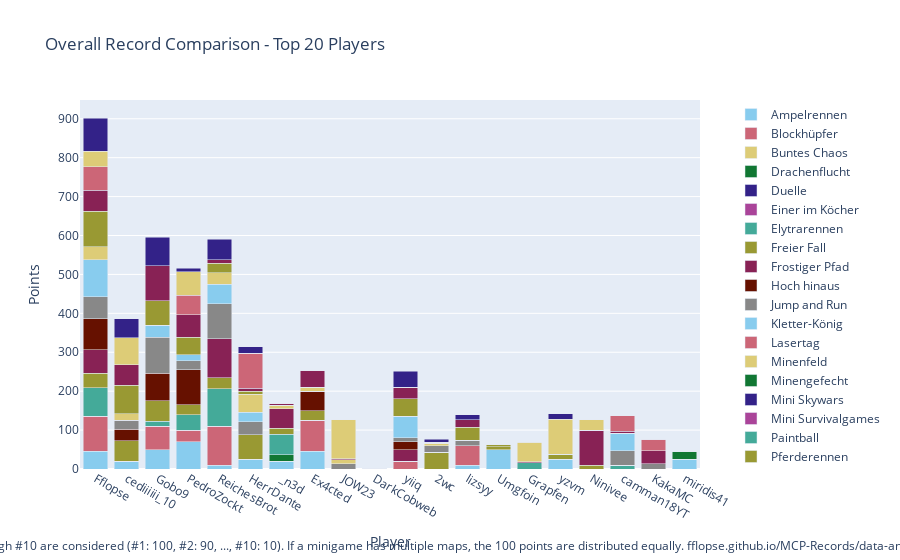

Notebook code for this chart:
### Code cell
import plotly.graph_objects as go

# Sum all columns to get the total score
outDf['Total'] = outDf.sum(axis=1)

# Sort by total score and fill N/A values with 0
outDf = outDf.sort_values(by='Total', ascending=False).fillna(0)

# Crop to top 10 players
cropDf = outDf.head(20).copy()

# Drop the 'Total' column for plotting
cropDf = cropDf.drop(columns=['Total'])

# Create a color palette
color_palette = px.colors.qualitative.Safe

# Create the stacked bar plot
fig = go.Figure()

for column in cropDf.columns.difference(['Player']):
    fig.add_trace(go.Bar(
        x=cropDf.index,
        y=cropDf[column],
        name=column,
        marker_color=color_palette[len(fig.data) % len(color_palette)]
    ))

# Update layout
fig.update_layout(
    barmode='stack',
    title='Overall Record Comparison - Top 20 Players',
    xaxis=dict(title='Player'),
    yaxis=dict(title='Points'),
    #height=800,
    #width=1000,
    legend=dict(
        x=1.05,
        y=0.5,
        traceorder='normal',
        font=dict(size=12),
        bgcolor='rgba(255, 255, 255, 0)',
        bordercolor='rgba(0, 0, 0, 0)'
    ),
    margin=dict(r=200),  # Adjust right margin to make room for the legend
    annotations=[
        dict(
            x=0.5,
            y=-0.235,
            xref='paper',
            yref='paper',
            text='Max 100 points per minigame. Records #1 through #10 are considered (#1: 100, #2: 90, ..., #10: 10). If a minigame has multiple maps, the 100 points are distributed equally. fflopse.github.io/MCP-Records/data-analysis/global-ranking.ipynb',
            showarrow=False,
            font=dict(size=12),
            xanchor='center'
        )
    ]
)

fig.show()

# save the plot as an html file

fig.write_html('out/overall_record_comparison.html')

### Figure 1 — Plotly figure (JSON) as saved in the notebook; plotly's stock layout.template omitted (floating-point values rounded to 4 significant figures)
{"data": [{"marker": {"color": "rgb(136, 204, 238)"}, "name": "Ampelrennen", "type": "bar", "x": ["Fflopse", "cediiiiii_10", "Gobo9", "PedroZockt", "ReichesBrot", "HerrDante", "_n3d", "Ex4cted", "JOW23", "DarkCobweb", "yiiq", "2wc", "lizsyy", "Umgfoin", "Grapfen", "yzvm", "Ninivee", "camman18YT", "KakaMC", "miridis41"], "y": [45, 20, 50, 70, 10, 25, 20, 45, 0, 0, 0, 0, 10, 50, 0, 0, 0, 0, 0, 25]}, {"marker": {"color": "rgb(204, 102, 119)"}, "name": "Blockhüpfer", "type": "bar", "x": ["Fflopse", "cediiiiii_10", "Gobo9", "PedroZockt", "ReichesBrot", "HerrDante", "_n3d", "Ex4cted", "JOW23", "DarkCobweb", "yiiq", "2wc", "lizsyy", "Umgfoin", "Grapfen", "yzvm", "Ninivee", "camman18YT", "KakaMC", "miridis41"], "y": [90, 0, 60, 30, 100, 0, 0, 80, 0, 0, 20, 0, 50, 0, 0, 0, 0, 0, 0, 0]}, {"marker": {"color": "rgb(221, 204, 119)"}, "name": "Buntes Chaos", "type": "bar", "x": ["Fflopse", "cediiiiii_10", "Gobo9", "PedroZockt", "ReichesBrot", "HerrDante", "_n3d", "Ex4cted", "JOW23", "DarkCobweb", "yiiq", "2wc", "lizsyy", "Umgfoin", "Grapfen", "yzvm", "Ninivee", "camman18YT", "KakaMC", "miridis41"], "y": [[100, 100], [50, 50], [50, 50], [100, 100], [100, 100], [50, 50], [100, 100], [50, 50], [0, 0], [0, 0], [0, 0], [0, 0], [100, 100], [100, 100], [0, 0], [0, 0], [100, 100], [0, 0], [100, 100], [0, 0]]}, {"marker": {"color": "rgb(17, 119, 51)"}, "name": "Drachenflucht", "type": "bar", "x": ["Fflopse", "cediiiiii_10", "Gobo9", "PedroZockt", "ReichesBrot", "HerrDante", "_n3d", "Ex4cted", "JOW23", "DarkCobweb", "yiiq", "2wc", "lizsyy", "Umgfoin", "Grapfen", "yzvm", "Ninivee", "camman18YT", "KakaMC", "miridis41"], "y": [0, 0, 0, 0, 0, 0, 16, 0, 0, 0, 0, 0, 0, 0, 0, 0, 0, 0, 0, 20]}, {"marker": {"color": "rgb(51, 34, 136)"}, "name": "Duelle", "type": "bar", "x": ["Fflopse", "cediiiiii_10", "Gobo9", "PedroZockt", "ReichesBrot", "HerrDante", "_n3d", "Ex4cted", "JOW23", "DarkCobweb", "yiiq", "2wc", "lizsyy", "Umgfoin", "Grapfen", "yzvm", "Ninivee", "camman18YT", "KakaMC", "miridis41"], "y": [[20, 20], [70, 70], [0, 0], [0, 0], [0, 0], [0, 0], [20, 20], [0, 0], [20, 20], [70, 70], [20, 20], [70, 70], [0, 0], [0, 0], [0, 0], [70, 70], [0, 0], [0, 0], [0, 0], [80, 80]]}, {"marker": {"color": "rgb(170, 68, 153)"}, "name": "Einer im Köcher", "type": "bar", "x": ["Fflopse", "cediiiiii_10", "Gobo9", "PedroZockt", "ReichesBrot", "HerrDante", "_n3d", "Ex4cted", "JOW23", "DarkCobweb", "yiiq", "2wc", "lizsyy", "Umgfoin", "Grapfen", "yzvm", "Ninivee", "camman18YT", "KakaMC", "miridis41"], "y": [[86.67, 86.67], [46.67, 46.67], [33.33, 33.33], [0, 0], [20, 20], [90, 90], [16.67, 16.67], [0, 0], [16.67, 16.67], [0, 0], [0, 0], [0, 0], [0, 0], [0, 0], [0, 0], [0, 0], [0, 0], [0, 0], [0, 0], [0, 0]]}, {"marker": {"color": "rgb(68, 170, 153)"}, "name": "Elytrarennen", "type": "bar", "x": ["Fflopse", "cediiiiii_10", "Gobo9", "PedroZockt", "ReichesBrot", "HerrDante", "_n3d", "Ex4cted", "JOW23", "DarkCobweb", "yiiq", "2wc", "lizsyy", "Umgfoin", "Grapfen", "yzvm", "Ninivee", "camman18YT", "KakaMC", "miridis41"], "y": [73.33, 0, 13.33, 40, 96.67, 0, 53.33, 0, 0, 0, 0, 0, 0, 0, 16.67, 0, 0, 10, 0, 0]}, {"marker": {"color": "rgb(153, 153, 51)"}, "name": "Freier Fall", "type": "bar", "x": ["Fflopse", "cediiiiii_10", "Gobo9", "PedroZockt", "ReichesBrot", "HerrDante", "_n3d", "Ex4cted", "JOW23", "DarkCobweb", "yiiq", "2wc", "lizsyy", "Umgfoin", "Grapfen", "yzvm", "Ninivee", "camman18YT", "KakaMC", "miridis41"], "y": [37.5, 52.5, 52.5, 25, 27.5, 62.5, 15, 25, 0, 0, 0, 42.5, 0, 7.5, 0, 0, 10, 0, 0, 0]}, {"marker": {"color": "rgb(136, 34, 85)"}, "name": "Frostiger Pfad", "type": "bar", "x": ["Fflopse", "cediiiiii_10", "Gobo9", "PedroZockt", "ReichesBrot", "HerrDante", "_n3d", "Ex4cted", "JOW23", "DarkCobweb", "yiiq", "2wc", "lizsyy", "Umgfoin", "Grapfen", "yzvm", "Ninivee", "camman18YT", "KakaMC", "miridis41"], "y": [60, 0, 0, 0, 100, 0, 50, 0, 0, 0, 30, 0, 0, 0, 0, 0, 90, 0, 0, 0]}, {"marker": {"color": "rgb(102, 17, 0)"}, "name": "Hoch hinaus", "type": "bar", "x": ["Fflopse", "cediiiiii_10", "Gobo9", "PedroZockt", "ReichesBrot", "HerrDante", "_n3d", "Ex4cted", "JOW23", "DarkCobweb", "yiiq", "2wc", "lizsyy", "Umgfoin", "Grapfen", "yzvm", "Ninivee", "camman18YT", "KakaMC", "miridis41"], "y": [80, 30, 70, 90, 0, 0, 0, 50, 0, 0, 20, 0, 0, 0, 0, 0, 0, 0, 0, 0]}, {"marker": {"color": "rgb(136, 136, 136)"}, "name": "Jump and Run", "type": "bar", "x": ["Fflopse", "cediiiiii_10", "Gobo9", "PedroZockt", "ReichesBrot", "HerrDante", "_n3d", "Ex4cted", "JOW23", "DarkCobweb", "yiiq", "2wc", "lizsyy", "Umgfoin", "Grapfen", "yzvm", "Ninivee", "camman18YT", "KakaMC", "miridis41"], "y": [56.67, 23.33, 93.33, 23.33, 90, 33.33, 0, 0, 13.33, 0, 10, 16.67, 13.33, 0, 0, 0, 0, 36.67, 13.33, 0]}, {"marker": {"color": "rgb(136, 204, 238)"}, "name": "Kletter-König", "type": "bar", "x": ["Fflopse", "cediiiiii_10", "Gobo9", "PedroZockt", "ReichesBrot", "HerrDante", "_n3d", "Ex4cted", "JOW23", "DarkCobweb", "yiiq", "2wc", "lizsyy", "Umgfoin", "Grapfen", "yzvm", "Ninivee", "camman18YT", "KakaMC", "miridis41"], "y": [95, 0, 30, 15, 50, 25, 0, 0, 0, 0, 55, 0, 0, 0, 0, 25, 0, 45, 0, 0]}, {"marker": {"color": "rgb(204, 102, 119)"}, "name": "Lasertag", "type": "bar", "x": ["Fflopse", "cediiiiii_10", "Gobo9", "PedroZockt", "ReichesBrot", "HerrDante", "_n3d", "Ex4cted", "JOW23", "DarkCobweb", "yiiq", "2wc", "lizsyy", "Umgfoin", "Grapfen", "yzvm", "Ninivee", "camman18YT", "KakaMC", "miridis41"], "y": [[86.67, 86.67], [0, 0], [30, 30], [36.67, 36.67], [0, 0], [86.67, 86.67], [0, 0], [30, 30], [53.33, 53.33], [0, 0], [0, 0], [23.33, 23.33], [0, 0], [0, 0], [13.33, 13.33], [0, 0], [0, 0], [0, 0], [0, 0], [0, 0]]}, {"marker": {"color": "rgb(221, 204, 119)"}, "name": "Minenfeld", "type": "bar", "x": ["Fflopse", "cediiiiii_10", "Gobo9", "PedroZockt", "ReichesBrot", "HerrDante", "_n3d", "Ex4cted", "JOW23", "DarkCobweb", "yiiq", "2wc", "lizsyy", "Umgfoin", "Grapfen", "yzvm", "Ninivee", "camman18YT", "KakaMC", "miridis41"], "y": [33.33, 16.67, 0, 0, 30, 46.67, 10, 10, 10, 0, 0, 6.667, 0, 0, 0, 0, 26.67, 0, 0, 0]}, {"marker": {"color": "rgb(17, 119, 51)"}, "name": "Minengefecht", "type": "bar", "x": ["Fflopse", "cediiiiii_10", "Gobo9", "PedroZockt", "ReichesBrot", "HerrDante", "_n3d", "Ex4cted", "JOW23", "DarkCobweb", "yiiq", "2wc", "lizsyy", "Umgfoin", "Grapfen", "yzvm", "Ninivee", "camman18YT", "KakaMC", "miridis41"], "y": [[12.5, 12.5], [75, 75], [32.5, 32.5], [0, 0], [25, 25], [12.5, 12.5], [25, 25], [0, 0], [45, 45], [60, 60], [50, 50], [22.5, 22.5], [0, 0], [0, 0], [12.5, 12.5], [35, 35], [0, 0], [0, 0], [0, 0], [0, 0]]}, {"marker": {"color": "rgb(51, 34, 136)"}, "name": "Mini Skywars", "type": "bar", "x": ["Fflopse", "cediiiiii_10", "Gobo9", "PedroZockt", "ReichesBrot", "HerrDante", "_n3d", "Ex4cted", "JOW23", "DarkCobweb", "yiiq", "2wc", "lizsyy", "Umgfoin", "Grapfen", "yzvm", "Ninivee", "camman18YT", "KakaMC", "miridis41"], "y": [[20, 20], [45, 45], [31.67, 31.67], [15, 15], [16.67, 16.67], [0, 0], [23.33, 23.33], [11.67, 11.67], [16.67, 16.67], [31.67, 31.67], [8.333, 8.333], [31.67, 31.67], [0, 0], [16.67, 16.67], [25, 25], [0, 0], [6.667, 6.667], [6.667, 6.667], [16.67, 16.67], [0, 0]]}, {"marker": {"color": "rgb(170, 68, 153)"}, "name": "Mini Survivalgames", "type": "bar", "x": ["Fflopse", "cediiiiii_10", "Gobo9", "PedroZockt", "ReichesBrot", "HerrDante", "_n3d", "Ex4cted", "JOW23", "DarkCobweb", "yiiq", "2wc", "lizsyy", "Umgfoin", "Grapfen", "yzvm", "Ninivee", "camman18YT", "KakaMC", "miridis41"], "y": [[20, 20], [36.67, 36.67], [46.67, 46.67], [0, 0], [26.67, 26.67], [10, 10], [0, 0], [0, 0], [0, 0], [20, 20], [0, 0], [26.67, 26.67], [0, 0], [0, 0], [26.67, 26.67], [0, 0], [20, 20], [73.33, 73.33], [0, 0], [36.67, 36.67]]}, {"marker": {"color": "rgb(68, 170, 153)"}, "name": "Paintball", "type": "bar", "x": ["Fflopse", "cediiiiii_10", "Gobo9", "PedroZockt", "ReichesBrot", "HerrDante", "_n3d", "Ex4cted", "JOW23", "DarkCobweb", "yiiq", "2wc", "lizsyy", "Umgfoin", "Grapfen", "yzvm", "Ninivee", "camman18YT", "KakaMC", "miridis41"], "y": [[76.67, 76.67], [10, 10], [0, 0], [60, 60], [30, 30], [53.33, 53.33], [20, 20], [0, 0], [0, 0], [20, 20], [33.33, 33.33], [33.33, 33.33], [0, 0], [0, 0], [33.33, 33.33], [26.67, 26.67], [0, 0], [0, 0], [0, 0], [26.67, 26.67]]}, {"marker": {"color": "rgb(153, 153, 51)"}, "name": "Pferderennen", "type": "bar", "x": ["Fflopse", "cediiiiii_10", "Gobo9", "PedroZockt", "ReichesBrot", "HerrDante", "_n3d", "Ex4cted", "JOW23", "DarkCobweb", "yiiq", "2wc", "lizsyy", "Umgfoin", "Grapfen", "yzvm", "Ninivee", "camman18YT", "KakaMC", "miridis41"], "y": [91.67, 73.33, 63.33, 45, 25, 6.667, 0, 0, 0, 0, 45, 0, 33.33, 6.667, 0, 13.33, 0, 0, 0, 0]}, {"marker": {"color": "rgb(136, 34, 85)"}, "name": "Replika", "type": "bar", "x": ["Fflopse", "cediiiiii_10", "Gobo9", "PedroZockt", "ReichesBrot", "HerrDante", "_n3d", "Ex4cted", "JOW23", "DarkCobweb", "yiiq", "2wc", "lizsyy", "Umgfoin", "Grapfen", "yzvm", "Ninivee", "camman18YT", "KakaMC", "miridis41"], "y": [54.27, 52.04, 90.39, 58.06, 9.126, 8.447, 5.049, 43.88, 2.816, 1.942, 29.51, 3.107, 19.32, 0, 1.65, 0, 0, 5.34, 33.01, 0]}, {"marker": {"color": "rgb(102, 17, 0)"}, "name": "Sammelwahn", "type": "bar", "x": ["Fflopse", "cediiiiii_10", "Gobo9", "PedroZockt", "ReichesBrot", "HerrDante", "_n3d", "Ex4cted", "JOW23", "DarkCobweb", "yiiq", "2wc", "lizsyy", "Umgfoin", "Grapfen", "yzvm", "Ninivee", "camman18YT", "KakaMC", "miridis41"], "y": [[20.5, 20.5], [34.5, 34.5], [27.5, 27.5], [15, 15], [3.25, 3.25], [10, 10], [3.75, 3.75], [16.75, 16.75], [3.5, 3.5], [5.5, 5.5], [0, 0], [0, 0], [5, 5], [6.75, 6.75], [15.25, 15.25], [4, 4], [2, 2], [6, 6], [10.75, 10.75], [7, 7]]}, {"marker": {"color": "rgb(136, 136, 136)"}, "name": "Schießstand", "type": "bar", "x": ["Fflopse", "cediiiiii_10", "Gobo9", "PedroZockt", "ReichesBrot", "HerrDante", "_n3d", "Ex4cted", "JOW23", "DarkCobweb", "yiiq", "2wc", "lizsyy", "Umgfoin", "Grapfen", "yzvm", "Ninivee", "camman18YT", "KakaMC", "miridis41"], "y": [[96.67, 96.67], [40, 40], [50, 50], [0, 0], [10, 10], [66.67, 66.67], [26.67, 26.67], [90, 90], [10, 10], [0, 0], [0, 0], [0, 0], [33.33, 33.33], [0, 0], [0, 0], [0, 0], [0, 0], [0, 0], [0, 0], [0, 0]]}, {"marker": {"color": "rgb(136, 204, 238)"}, "name": "Spleef", "type": "bar", "x": ["Fflopse", "cediiiiii_10", "Gobo9", "PedroZockt", "ReichesBrot", "HerrDante", "_n3d", "Ex4cted", "JOW23", "DarkCobweb", "yiiq", "2wc", "lizsyy", "Umgfoin", "Grapfen", "yzvm", "Ninivee", "camman18YT", "KakaMC", "miridis41"], "y": [[75, 75], [90, 90], [75, 75], [50, 50], [45, 45], [30, 30], [45, 45], [30, 30], [45, 45], [30, 30], [30, 30], [0, 0], [45, 45], [80, 80], [30, 30], [0, 0], [0, 0], [0, 0], [0, 0], [0, 0]]}, {"marker": {"color": "rgb(204, 102, 119)"}, "name": "Todeswürfel", "type": "bar", "x": ["Fflopse", "cediiiiii_10", "Gobo9", "PedroZockt", "ReichesBrot", "HerrDante", "_n3d", "Ex4cted", "JOW23", "DarkCobweb", "yiiq", "2wc", "lizsyy", "Umgfoin", "Grapfen", "yzvm", "Ninivee", "camman18YT", "KakaMC", "miridis41"], "y": [60, 0, 0, 50, 0, 90, 0, 0, 0, 0, 0, 0, 0, 0, 0, 0, 0, 40, 30, 0]}, {"marker": {"color": "rgb(221, 204, 119)"}, "name": "Waffenfolge", "type": "bar", "x": ["Fflopse", "cediiiiii_10", "Gobo9", "PedroZockt", "ReichesBrot", "HerrDante", "_n3d", "Ex4cted", "JOW23", "DarkCobweb", "yiiq", "2wc", "lizsyy", "Umgfoin", "Grapfen", "yzvm", "Ninivee", "camman18YT", "KakaMC", "miridis41"], "y": [40, 70, 0, 60, 0, 0, 0, 0, 100, 0, 0, 0, 0, 0, 50, 90, 0, 0, 0, 0]}, {"marker": {"color": "rgb(17, 119, 51)"}, "name": "Walls", "type": "bar", "x": ["Fflopse", "cediiiiii_10", "Gobo9", "PedroZockt", "ReichesBrot", "HerrDante", "_n3d", "Ex4cted", "JOW23", "DarkCobweb", "yiiq", "2wc", "lizsyy", "Umgfoin", "Grapfen", "yzvm", "Ninivee", "camman18YT", "KakaMC", "miridis41"], "y": [[33.33, 33.33], [93.33, 93.33], [43.33, 43.33], [60, 60], [16.67, 16.67], [0, 0], [0, 0], [0, 0], [33.33, 33.33], [66.67, 66.67], [26.67, 26.67], [20, 20], [0, 0], [0, 0], [40, 40], [16.67, 16.67], [20, 20], [53.33, 53.33], [33.33, 33.33], [20, 20]]}, {"marker": {"color": "rgb(51, 34, 136)"}, "name": "Wettrennen", "type": "bar", "x": ["Fflopse", "cediiiiii_10", "Gobo9", "PedroZockt", "ReichesBrot", "HerrDante", "_n3d", "Ex4cted", "JOW23", "DarkCobweb", "yiiq", "2wc", "lizsyy", "Umgfoin", "Grapfen", "yzvm", "Ninivee", "camman18YT", "KakaMC", "miridis41"], "y": [84, 48, 72, 10, 52, 16, 0, 0, 0, 0, 42, 8, 14, 0, 0, 14, 0, 0, 0, 0]}], "layout": {"annotations": [{"font": {"size": 12}, "showarrow": false, "text": "Max 100 points per minigame. Records #1 through #10 are considered (#1: 100, #2: 90, ..., #10: 10). If a minigame has multiple maps, the 100 points are distributed equally. fflopse.github.io/MCP-Records/data-analysis/global-ranking.ipynb", "x": 0.5, "xanchor": "center", "xref": "paper", "y": -0.235, "yref": "paper"}], "barmode": "stack", "legend": {"bgcolor": "rgba(255, 255, 255, 0)", "bordercolor": "rgba(0, 0, 0, 0)", "font": {"size": 12}, "traceorder": "normal", "x": 1.05, "y": 0.5}, "margin": {"r": 200}, "title": {"text": "Overall Record Comparison - Top 20 Players"}, "xaxis": {"title": {"text": "Player"}}, "yaxis": {"title": {"text": "Points"}}}}
